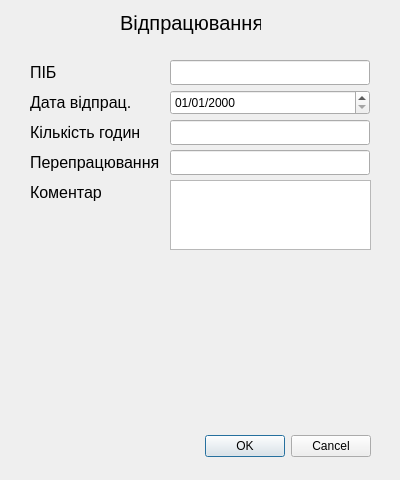
<?xml version="1.0" encoding="UTF-8"?>
<ui version="4.0">
 <class>working_off</class>
 <widget class="QDialog" name="working_off">
  <property name="geometry">
   <rect>
    <x>0</x>
    <y>0</y>
    <width>400</width>
    <height>480</height>
   </rect>
  </property>
  <property name="minimumSize">
   <size>
    <width>400</width>
    <height>480</height>
   </size>
  </property>
  <property name="maximumSize">
   <size>
    <width>400</width>
    <height>480</height>
   </size>
  </property>
  <property name="windowTitle">
   <string>Відпрацювання</string>
  </property>
  <widget class="QDialogButtonBox" name="buttonBox">
   <property name="geometry">
    <rect>
     <x>-250</x>
     <y>430</y>
     <width>621</width>
     <height>32</height>
    </rect>
   </property>
   <property name="orientation">
    <enum>Qt::Horizontal</enum>
   </property>
   <property name="standardButtons">
    <set>QDialogButtonBox::Cancel|QDialogButtonBox::Ok</set>
   </property>
  </widget>
  <widget class="QLabel" name="label_black_star1">
   <property name="geometry">
    <rect>
     <x>120</x>
     <y>10</y>
     <width>141</width>
     <height>25</height>
    </rect>
   </property>
   <property name="font">
    <font>
     <pointsize>15</pointsize>
    </font>
   </property>
   <property name="text">
    <string>Відпрацювання</string>
   </property>
  </widget>
  <widget class="QLineEdit" name="lineEdit_working_off_name">
   <property name="geometry">
    <rect>
     <x>170</x>
     <y>60</y>
     <width>200</width>
     <height>25</height>
    </rect>
   </property>
   <property name="font">
    <font>
     <pointsize>12</pointsize>
    </font>
   </property>
  </widget>
  <widget class="QLabel" name="label_11">
   <property name="geometry">
    <rect>
     <x>30</x>
     <y>60</y>
     <width>150</width>
     <height>25</height>
    </rect>
   </property>
   <property name="font">
    <font>
     <pointsize>12</pointsize>
    </font>
   </property>
   <property name="text">
    <string>ПІБ</string>
   </property>
  </widget>
  <widget class="QDateEdit" name="dateEdit_date_working_off">
   <property name="geometry">
    <rect>
     <x>170</x>
     <y>90</y>
     <width>200</width>
     <height>25</height>
    </rect>
   </property>
   <property name="displayFormat">
    <string>dd/MM/yyyy</string>
   </property>
  </widget>
  <widget class="QLabel" name="label_13">
   <property name="geometry">
    <rect>
     <x>30</x>
     <y>90</y>
     <width>150</width>
     <height>25</height>
    </rect>
   </property>
   <property name="font">
    <font>
     <pointsize>12</pointsize>
    </font>
   </property>
   <property name="text">
    <string>Дата відпрац.</string>
   </property>
  </widget>
  <widget class="QLineEdit" name="lineEdit_working_off_hours">
   <property name="geometry">
    <rect>
     <x>170</x>
     <y>120</y>
     <width>200</width>
     <height>25</height>
    </rect>
   </property>
   <property name="font">
    <font>
     <pointsize>12</pointsize>
    </font>
   </property>
  </widget>
  <widget class="QLabel" name="label_14">
   <property name="geometry">
    <rect>
     <x>30</x>
     <y>120</y>
     <width>150</width>
     <height>25</height>
    </rect>
   </property>
   <property name="font">
    <font>
     <pointsize>12</pointsize>
    </font>
   </property>
   <property name="text">
    <string>Кількість годин</string>
   </property>
  </widget>
  <widget class="QLineEdit" name="lineEdit_working_off_overworking">
   <property name="geometry">
    <rect>
     <x>170</x>
     <y>150</y>
     <width>200</width>
     <height>25</height>
    </rect>
   </property>
   <property name="font">
    <font>
     <pointsize>12</pointsize>
    </font>
   </property>
  </widget>
  <widget class="QLabel" name="label_15">
   <property name="geometry">
    <rect>
     <x>30</x>
     <y>150</y>
     <width>150</width>
     <height>25</height>
    </rect>
   </property>
   <property name="font">
    <font>
     <pointsize>12</pointsize>
    </font>
   </property>
   <property name="text">
    <string>Перепрацювання</string>
   </property>
  </widget>
  <widget class="QLabel" name="label_16">
   <property name="geometry">
    <rect>
     <x>30</x>
     <y>180</y>
     <width>150</width>
     <height>25</height>
    </rect>
   </property>
   <property name="font">
    <font>
     <pointsize>12</pointsize>
    </font>
   </property>
   <property name="text">
    <string>Коментар</string>
   </property>
  </widget>
  <widget class="QTextEdit" name="textEdit_working_off">
   <property name="geometry">
    <rect>
     <x>170</x>
     <y>180</y>
     <width>201</width>
     <height>70</height>
    </rect>
   </property>
  </widget>
  <widget class="QLabel" name="ErrorLabel_working_off">
   <property name="enabled">
    <bool>false</bool>
   </property>
   <property name="geometry">
    <rect>
     <x>10</x>
     <y>290</y>
     <width>381</width>
     <height>111</height>
    </rect>
   </property>
   <property name="font">
    <font>
     <italic>true</italic>
    </font>
   </property>
   <property name="locale">
    <locale language="Ukrainian" country="Ukraine"/>
   </property>
   <property name="text">
    <string>&lt;html&gt;&lt;head/&gt;&lt;body&gt;&lt;p&gt;&lt;br/&gt;&lt;/p&gt;&lt;/body&gt;&lt;/html&gt;</string>
   </property>
   <property name="scaledContents">
    <bool>false</bool>
   </property>
   <property name="alignment">
    <set>Qt::AlignCenter</set>
   </property>
   <property name="wordWrap">
    <bool>false</bool>
   </property>
  </widget>
 </widget>
 <resources/>
 <connections>
  <connection>
   <sender>buttonBox</sender>
   <signal>accepted()</signal>
   <receiver>working_off</receiver>
   <slot>accept()</slot>
   <hints>
    <hint type="sourcelabel">
     <x>248</x>
     <y>254</y>
    </hint>
    <hint type="destinationlabel">
     <x>157</x>
     <y>274</y>
    </hint>
   </hints>
  </connection>
  <connection>
   <sender>buttonBox</sender>
   <signal>rejected()</signal>
   <receiver>working_off</receiver>
   <slot>reject()</slot>
   <hints>
    <hint type="sourcelabel">
     <x>316</x>
     <y>260</y>
    </hint>
    <hint type="destinationlabel">
     <x>286</x>
     <y>274</y>
    </hint>
   </hints>
  </connection>
 </connections>
</ui>
